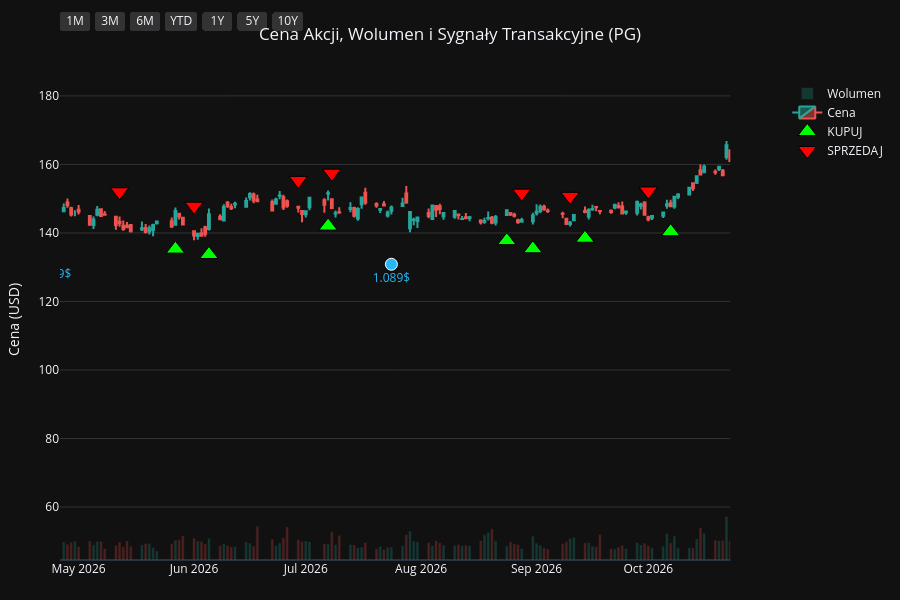
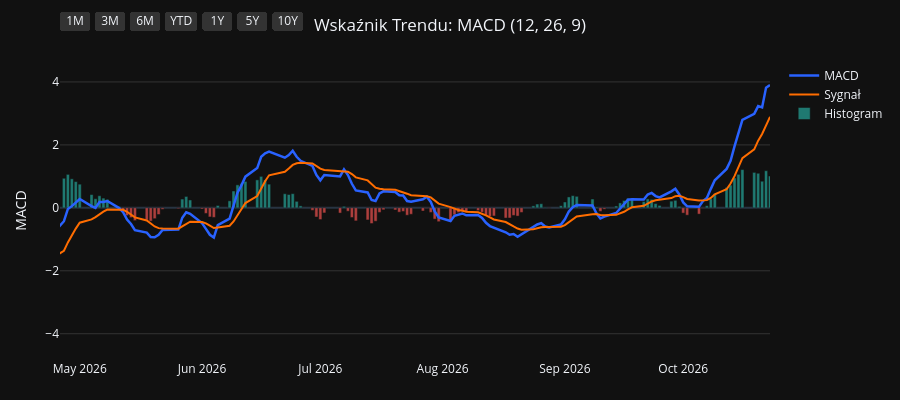
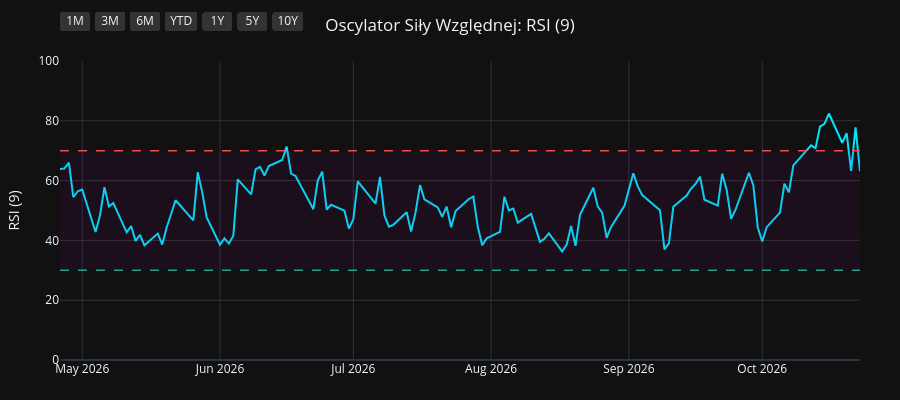
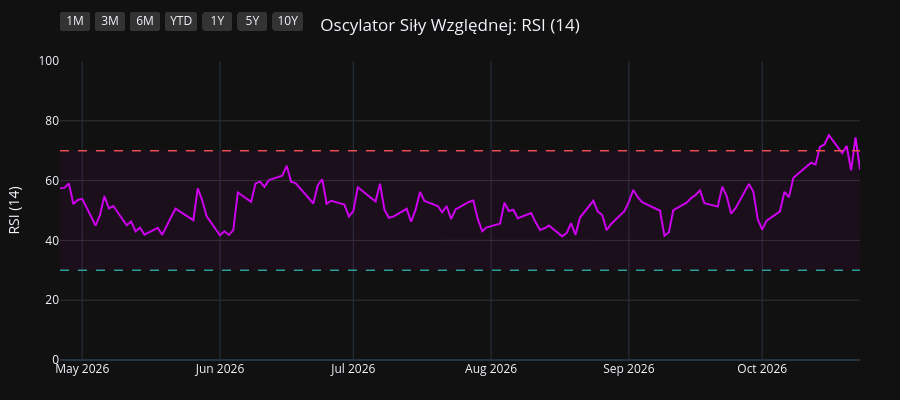

The code cell stored with these charts, in order, in its notebook:
### Code cell
import os
import yfinance as yf
import pandas as pd
import pandas_ta as ta
import plotly.graph_objects as go
from plotly.subplots import make_subplots

# 1. Pobranie i przygotowanie danych
symbol = os.environ.get("STOCK_TICKER", "").strip().upper()
if not symbol:
    raise RuntimeError("Set STOCK_TICKER before running price_extractor.ipynb")
df = yf.Ticker(symbol).history(period="10y")
df.index = df.index.tz_localize(None)

# Wskaźniki i sygnały
df.ta.macd(fast=12, slow=26, signal=9, append=True)
df.ta.rsi(length=9, append=True)
df.ta.rsi(length=14, append=True)
df.ta.rsi(length=21, append=True)
df.dropna(inplace=True)

macd = df['MACD_12_26_9']
signal = df['MACDs_12_26_9']
wczorajszy_macd = macd.shift(1)
wczorajszy_signal = signal.shift(1)

df['Decyzja'] = 'BRAK'
df.loc[(macd > signal) & (wczorajszy_macd <= wczorajszy_signal), 'Decyzja'] = 'KUPUJ'
df.loc[(macd < signal) & (wczorajszy_macd >= wczorajszy_signal), 'Decyzja'] = 'SPRZEDAJ'

df_kupuj = df[df['Decyzja'] == 'KUPUJ']
df_sprzedaj = df[df['Decyzja'] == 'SPRZEDAJ']
df_dywidendy = df[df['Dividends'] > 0]
df_splity = df[df['Stock Splits'] > 0]

# Wspólna konfiguracja osi X
konfiguracja_osi_x = dict(
    type="date",
    showspikes=True, spikemode="across", spikesnap="cursor", spikedash="dot", spikecolor="#ffffff", spikethickness=1, hoverformat="%Y-%m-%d",
    rangeselector=dict(
        buttons=list([
            dict(count=1, label="1M", step="month", stepmode="backward"),
            dict(count=3, label="3M", step="month", stepmode="backward"),
            dict(count=6, label="6M", step="month", stepmode="backward"),
            dict(count=1, label="YTD", step="year", stepmode="todate"),
            dict(count=1, label="1Y", step="year", stepmode="backward"),
            dict(count=5, label="5Y", step="year", stepmode="backward"),
            dict(step="all", label="10Y")
        ]),
        bgcolor="#333333", activecolor="#2962ff", x=0, y=1.1
    )
)

# ==========================================
# WYKRES 1: CENA + WOLUMEN + SYGNAŁY
# ==========================================
fig1 = make_subplots(specs=[[{"secondary_y": True}]])

kolory_wolumenu = ['#26a69a' if row['Close'] >= row['Open'] else '#ef5350' for index, row in df.iterrows()]
fig1.add_trace(go.Bar(x=df.index, y=df['Volume'], marker_color=kolory_wolumenu, opacity=0.25, name='Wolumen'), secondary_y=True)
fig1.add_trace(go.Candlestick(x=df.index, open=df['Open'], high=df['High'], low=df['Low'], close=df['Close'], name='Cena', increasing_line_color='#26a69a', decreasing_line_color='#ef5350'), secondary_y=False)
fig1.add_trace(go.Scatter(x=df_kupuj.index, y=df_kupuj['Low'] * 0.95, customdata=df_kupuj[['Low', 'High']], mode='markers', marker=dict(symbol='triangle-up', size=16, color='#00ff00', line=dict(width=1, color='black')), name='KUPUJ', hovertemplate='KUPUJ<br>Najniższa: %{customdata[0]:.2f}<br>Najwyższa: %{customdata[1]:.2f}<extra></extra>'), secondary_y=False)
fig1.add_trace(go.Scatter(x=df_sprzedaj.index, y=df_sprzedaj['High'] * 1.05, customdata=df_sprzedaj[['Low', 'High']], mode='markers', marker=dict(symbol='triangle-down', size=16, color='#ff0000', line=dict(width=1, color='black')), name='SPRZEDAJ', hovertemplate='SPRZEDAJ<br>Najniższa: %{customdata[0]:.2f}<br>Najwyższa: %{customdata[1]:.2f}<extra></extra>'), secondary_y=False)

if not df_dywidendy.empty:
    fig1.add_trace(go.Scatter(x=df_dywidendy.index, y=df_dywidendy['Low'] * 0.90, mode='markers+text', marker=dict(symbol='circle', size=12, color='#29b6f6', line=dict(width=1, color='white')), text=df_dywidendy['Dividends'].apply(lambda x: f"{x}$"), textposition="bottom center", name='Dywidenda', showlegend=False, hovertemplate='Dywidenda: %{text}<extra></extra>', textfont=dict(color="#29b6f6")), secondary_y=False)
if not df_splity.empty:
                    fig1.add_trace(go.Scatter(x=df_splity.index, y=df_splity['High'], mode='markers+text', marker=dict(symbol='star', size=16, color='#ffee58', line=dict(width=1, color='black')), text=df_splity['Stock Splits'].apply(lambda x: f"{x:g}:1" if x >= 1 else f"1:{1 / x:g}"), textposition="top center", name='Split', hovertemplate='%{text}<extra></extra>', textfont=dict(color="#ffee58")), secondary_y=False)

fig1.update_layout(title=dict(text=f"Cena Akcji, Wolumen i Sygnały Transakcyjne ({symbol})", x=0.5, xanchor='center'), dragmode='pan', xaxis_rangeslider_visible=False, template='plotly_dark', height=600, hovermode='x unified', margin=dict(l=60, r=40, t=60, b=40))
fig1.update_xaxes(**konfiguracja_osi_x)
fig1.update_xaxes(range=[df.index.max() - pd.Timedelta(days=180), df.index.max()])
fig1.update_yaxes(title_text="Cena (USD)", secondary_y=False, gridcolor='#333333')
fig1.update_yaxes(range=[0, df['Volume'].max() * 4], showgrid=False, showticklabels=False, secondary_y=True)
fig1.show(config={'scrollZoom': True})

# ==========================================
# WYKRES 2: WSKAŹNIK MACD
# ==========================================
fig2 = go.Figure()
fig2.add_trace(go.Scatter(x=df.index, y=df['MACD_12_26_9'], line=dict(color='#2962ff', width=2.5), name='MACD'))
fig2.add_trace(go.Scatter(x=df.index, y=df['MACDs_12_26_9'], line=dict(color='#ff6d00', width=2), name='Sygnał'))
kolory_macd = ['#26a69a' if val >= 0 else '#ef5350' for val in df['MACDh_12_26_9']]
fig2.add_trace(go.Bar(x=df.index, y=df['MACDh_12_26_9'], marker_color=kolory_macd, name='Histogram', opacity=0.7))
fig2.update_layout(title=dict(text="Wskaźnik Trendu: MACD (12, 26, 9)", x=0.5, xanchor='center'), dragmode='pan', xaxis_rangeslider_visible=False, template='plotly_dark', height=400, hovermode='x unified', margin=dict(l=60, r=40, t=60, b=40))
fig2.update_xaxes(**konfiguracja_osi_x)
fig2.update_xaxes(range=[df.index.max() - pd.Timedelta(days=180), df.index.max()])
fig2.update_yaxes(title_text="MACD", gridcolor='#333333')
fig2.show(config={'scrollZoom': True})

# ==========================================
# WYKRES 3: OSCYLATOR RSI (9)
# ==========================================
fig3 = go.Figure()
fig3.add_trace(go.Scatter(x=df.index, y=df['RSI_9'], line=dict(color='#00e5ff', width=2), name='RSI (9)'))
fig3.add_hline(y=70, line_dash="dash", line_color="#ef5350", line_width=1.5)
fig3.add_hline(y=30, line_dash="dash", line_color="#26a69a", line_width=1.5)
fig3.add_hrect(y0=30, y1=70, line_width=0, fillcolor="purple", opacity=0.1)
fig3.update_layout(title=dict(text="Oscylator Siły Względnej: RSI (9)", x=0.5, xanchor='center'), dragmode='pan', xaxis_rangeslider_visible=False, template='plotly_dark', height=400, hovermode='x unified', margin=dict(l=60, r=40, t=60, b=40))
fig3.update_xaxes(**konfiguracja_osi_x)
fig3.update_xaxes(range=[df.index.max() - pd.Timedelta(days=180), df.index.max()])
fig3.update_yaxes(title_text="RSI (9)", range=[0, 100], gridcolor='#333333')
fig3.show(config={'scrollZoom': True})

# ==========================================
# WYKRES 4: OSCYLATOR RSI (14)
# ==========================================
fig4 = go.Figure()
fig4.add_trace(go.Scatter(x=df.index, y=df['RSI_14'], line=dict(color='#d500f9', width=2), name='RSI (14)'))
fig4.add_hline(y=70, line_dash="dash", line_color="#ef5350", line_width=1.5)
fig4.add_hline(y=30, line_dash="dash", line_color="#26a69a", line_width=1.5)
fig4.add_hrect(y0=30, y1=70, line_width=0, fillcolor="purple", opacity=0.1)
fig4.update_layout(title=dict(text="Oscylator Siły Względnej: RSI (14)", x=0.5, xanchor='center'), dragmode='pan', xaxis_rangeslider_visible=False, template='plotly_dark', height=400, hovermode='x unified', margin=dict(l=60, r=40, t=60, b=40))
fig4.update_xaxes(**konfiguracja_osi_x)
fig4.update_xaxes(range=[df.index.max() - pd.Timedelta(days=180), df.index.max()])
fig4.update_yaxes(title_text="RSI (14)", range=[0, 100], gridcolor='#333333')
fig4.show(config={'scrollZoom': True})

# ==========================================
# WYKRES 5: OSCYLATOR RSI (21)
# ==========================================
fig5 = go.Figure()
fig5.add_trace(go.Scatter(x=df.index, y=df['RSI_21'], line=dict(color='#64dd17', width=2), name='RSI (21)'))
fig5.add_hline(y=70, line_dash="dash", line_color="#ef5350", line_width=1.5)
fig5.add_hline(y=30, line_dash="dash", line_color="#26a69a", line_width=1.5)
fig5.add_hrect(y0=30, y1=70, line_width=0, fillcolor="purple", opacity=0.1)
fig5.update_layout(title=dict(text="Oscylator Siły Względnej: RSI (21)", x=0.5, xanchor='center'), dragmode='pan', xaxis_rangeslider_visible=False, template='plotly_dark', height=400, hovermode='x unified', margin=dict(l=60, r=40, t=60, b=40))
fig5.update_xaxes(**konfiguracja_osi_x)
fig5.update_xaxes(range=[df.index.max() - pd.Timedelta(days=180), df.index.max()])
fig5.update_yaxes(title_text="RSI (21)", range=[0, 100], gridcolor='#333333')
fig5.show(config={'scrollZoom': True})

### Figure 1 — Plotly figure (JSON) as saved in the notebook; plotly's stock layout.template omitted (floating-point values rounded to 4 significant figures; data arrays with more than 128 entries replaced by an {"elided": "..."} marker saying what was removed)
{"data": [{"marker": {"color": {"elided": "2481 str values"}}, "name": "Wolumen", "opacity": 0.25, "type": "bar", "x": {"elided": "2481 str values"}, "xaxis": "x", "y": {"elided": "2481 int values"}, "yaxis": "y2"}, {"close": {"elided": "2481 float values"}, "decreasing": {"line": {"color": "#ef5350"}}, "high": {"elided": "2481 float values"}, "increasing": {"line": {"color": "#26a69a"}}, "low": {"elided": "2481 float values"}, "name": "Cena", "open": {"elided": "2481 float values"}, "type": "candlestick", "x": {"elided": "2481 str values"}, "xaxis": "x", "yaxis": "y"}, {"customdata": {"elided": "103x2 float values"}, "hovertemplate": "KUPUJ<br>Najniższa: %{customdata[0]:.2f}<br>Najwyższa: %{customdata[1]:.2f}<extra></extra>", "marker": {"color": "#00ff00", "line": {"color": "black", "width": 1}, "size": 16, "symbol": "triangle-up"}, "mode": "markers", "name": "KUPUJ", "type": "scatter", "x": ["2017-01-17T00:00:00", "2017-02-15T00:00:00", "2017-04-18T00:00:00", "2017-04-25T00:00:00", "2017-05-19T00:00:00", "2017-07-18T00:00:00", "2017-09-20T00:00:00", "2017-10-13T00:00:00", "2017-11-08T00:00:00", "2018-01-22T00:00:00", "2018-02-20T00:00:00", "2018-02-22T00:00:00", "2018-03-02T00:00:00", "2018-03-28T00:00:00", "2018-05-09T00:00:00", "2018-07-27T00:00:00", "2018-08-16T00:00:00", "2018-09-19T00:00:00", "2018-10-19T00:00:00", "2018-12-14T00:00:00", "2019-01-18T00:00:00", "2019-01-23T00:00:00", "2019-03-14T00:00:00", "2019-04-08T00:00:00", "2019-04-15T00:00:00", "2019-05-16T00:00:00", "2019-06-07T00:00:00", "2019-07-03T00:00:00", "2019-07-30T00:00:00", "2019-08-16T00:00:00", "2019-08-27T00:00:00", "2019-09-26T00:00:00", "2019-10-23T00:00:00", "2019-11-19T00:00:00", "2019-11-26T00:00:00", "2020-01-15T00:00:00", "2020-02-05T00:00:00", "2020-02-21T00:00:00", "2020-03-30T00:00:00", "2020-05-28T00:00:00", "2020-07-01T00:00:00", "2020-08-25T00:00:00", "2020-10-06T00:00:00", "2020-11-06T00:00:00", "2020-11-12T00:00:00", "2020-12-17T00:00:00", "2021-02-10T00:00:00", "2021-03-08T00:00:00", "2021-05-10T00:00:00", "2021-06-28T00:00:00", "2021-08-13T00:00:00", "2021-09-14T00:00:00", "2021-10-11T00:00:00", "2021-10-26T00:00:00", "2021-12-06T00:00:00", "2022-02-03T00:00:00", "2022-03-18T00:00:00", "2022-06-02T00:00:00", "2022-06-23T00:00:00", "2022-07-25T00:00:00", "2022-08-03T00:00:00", "2022-10-17T00:00:00", "2023-02-17T00:00:00", "2023-04-21T00:00:00", "2023-06-13T00:00:00", "2023-07-20T00:00:00", "2023-09-18T00:00:00", "2023-10-16T00:00:00", "2023-11-30T00:00:00", "2023-12-28T00:00:00", "2024-02-23T00:00:00", "2024-04-19T00:00:00", "2024-06-10T00:00:00", "2024-06-18T00:00:00", "2024-07-17T00:00:00", "2024-08-05T00:00:00", "2024-08-20T00:00:00", "2024-08-30T00:00:00", "2024-10-15T00:00:00", "2024-11-13T00:00:00", "2025-01-22T00:00:00", "2025-02-21T00:00:00", "2025-04-01T00:00:00", "2025-04-14T00:00:00", "2025-05-15T00:00:00", "2025-07-02T00:00:00", "2025-07-22T00:00:00", "2025-08-11T00:00:00", "2025-09-17T00:00:00", "2025-10-20T00:00:00", "2025-11-13T00:00:00", "2025-11-18T00:00:00", "2025-12-16T00:00:00", "2026-01-12T00:00:00", "2026-02-23T00:00:00", "2026-04-08T00:00:00", "2026-05-27T00:00:00", "2026-06-05T00:00:00", "2026-07-07T00:00:00", "2026-08-24T00:00:00", "2026-08-31T00:00:00", "2026-09-14T00:00:00", "2026-10-07T00:00:00"], "xaxis": "x", "y": [61.15, 66.0, 66.39, 66.25, 63.44, 64.76, 70.02, 69.1, 65.26, 68.77, 61.42, 60.74, 59.41, 59.06, 54.85, 61.31, 63.51, 64.63, 66.05, 74.74, 71.42, 73.46, 79.02, 81.2, 82.21, 84.21, 85.12, 88.36, 94.47, 93.51, 95.25, 98.23, 97.5, 96.94, 96.36, 100.0, 101.0, 101.4, 88.71, 93.11, 96.36, 112.4, 113.2, 116.8, 115.7, 113.1, 105.6, 103.4, 112.7, 111.9, 119.2, 121.1, 118.4, 118.7, 126.3, 136.6, 125.3, 121.2, 118.1, 121.9, 120.5, 107.7, 118.4, 134.8, 125.9, 130.0, 134.8, 127.7, 132.6, 128.1, 142.4, 137.4, 148.6, 149.4, 149.7, 150.0, 151.3, 152.7, 155.6, 150.0, 148.9, 151.1, 154.0, 151.0, 145.5, 146.5, 143.0, 141.5, 146.2, 139.6, 137.2, 135.2, 134.4, 131.7, 150.0, 132.8, 135.3, 133.7, 142.0, 137.8, 135.4, 138.5, 140.4], "yaxis": "y"}, {"customdata": {"elided": "103x2 float values"}, "hovertemplate": "SPRZEDAJ<br>Najniższa: %{customdata[0]:.2f}<br>Najwyższa: %{customdata[1]:.2f}<extra></extra>", "marker": {"color": "#ff0000", "line": {"color": "black", "width": 1}, "size": 16, "symbol": "triangle-down"}, "mode": "markers", "name": "SPRZEDAJ", "type": "scatter", "x": ["2017-01-10T00:00:00", "2017-02-14T00:00:00", "2017-03-02T00:00:00", "2017-04-21T00:00:00", "2017-04-26T00:00:00", "2017-06-27T00:00:00", "2017-08-23T00:00:00", "2017-09-21T00:00:00", "2017-10-20T00:00:00", "2018-01-02T00:00:00", "2018-01-23T00:00:00", "2018-02-21T00:00:00", "2018-03-01T00:00:00", "2018-03-22T00:00:00", "2018-04-19T00:00:00", "2018-07-19T00:00:00", "2018-08-10T00:00:00", "2018-08-23T00:00:00", "2018-09-25T00:00:00", "2018-11-20T00:00:00", "2018-12-17T00:00:00", "2019-01-22T00:00:00", "2019-02-25T00:00:00", "2019-04-04T00:00:00", "2019-04-10T00:00:00", "2019-04-23T00:00:00", "2019-05-22T00:00:00", "2019-06-27T00:00:00", "2019-07-23T00:00:00", "2019-08-05T00:00:00", "2019-08-23T00:00:00", "2019-09-10T00:00:00", "2019-10-02T00:00:00", "2019-11-05T00:00:00", "2019-11-22T00:00:00", "2019-12-23T00:00:00", "2020-01-31T00:00:00", "2020-02-11T00:00:00", "2020-02-24T00:00:00", "2020-04-29T00:00:00", "2020-06-24T00:00:00", "2020-08-19T00:00:00", "2020-08-26T00:00:00", "2020-10-22T00:00:00", "2020-11-09T00:00:00", "2020-11-18T00:00:00", "2021-01-13T00:00:00", "2021-02-26T00:00:00", "2021-04-14T00:00:00", "2021-05-27T00:00:00", "2021-08-11T00:00:00", "2021-08-23T00:00:00", "2021-09-16T00:00:00", "2021-10-21T00:00:00", "2021-11-30T00:00:00", "2022-01-06T00:00:00", "2022-02-07T00:00:00", "2022-05-02T00:00:00", "2022-06-09T00:00:00", "2022-07-20T00:00:00", "2022-07-29T00:00:00", "2022-08-24T00:00:00", "2022-12-15T00:00:00", "2023-04-18T00:00:00", "2023-05-04T00:00:00", "2023-07-11T00:00:00", "2023-08-14T00:00:00", "2023-09-20T00:00:00", "2023-11-20T00:00:00", "2023-12-05T00:00:00", "2024-02-12T00:00:00", "2024-02-26T00:00:00", "2024-05-23T00:00:00", "2024-06-12T00:00:00", "2024-06-25T00:00:00", "2024-07-30T00:00:00", "2024-08-15T00:00:00", "2024-08-28T00:00:00", "2024-09-18T00:00:00", "2024-10-23T00:00:00", "2024-12-09T00:00:00", "2025-02-18T00:00:00", "2025-03-12T00:00:00", "2025-04-04T00:00:00", "2025-04-24T00:00:00", "2025-06-06T00:00:00", "2025-07-09T00:00:00", "2025-07-31T00:00:00", "2025-09-15T00:00:00", "2025-09-18T00:00:00", "2025-11-04T00:00:00", "2025-11-17T00:00:00", "2025-12-04T00:00:00", "2026-01-05T00:00:00", "2026-02-19T00:00:00", "2026-03-03T00:00:00", "2026-05-12T00:00:00", "2026-06-01T00:00:00", "2026-06-29T00:00:00", "2026-07-08T00:00:00", "2026-08-28T00:00:00", "2026-09-10T00:00:00", "2026-10-01T00:00:00"], "xaxis": "x", "y": [68.04, 71.65, 74.39, 73.07, 73.66, 73.13, 76.43, 77.95, 74.76, 76.4, 75.54, 68.5, 66.39, 64.91, 63.99, 67.53, 69.72, 71.29, 71.98, 80.69, 83.02, 79.56, 87.1, 89.89, 91.05, 90.91, 93.48, 96.29, 102.0, 102.2, 105.6, 106.5, 108.7, 105.8, 106.7, 111.3, 113.0, 112.4, 112.6, 105.7, 105.7, 122.9, 125.6, 129.4, 133.2, 128.8, 125.1, 115.7, 123.8, 126.9, 132.3, 134.2, 134.1, 131.2, 138.0, 153.5, 151.6, 152.2, 138.0, 135.5, 134.7, 139.2, 144.7, 145.3, 151.0, 143.7, 152.8, 150.2, 147.5, 149.0, 154.9, 158.4, 166.2, 165.8, 167.0, 161.5, 168.8, 170.3, 175.0, 170.3, 173.9, 166.9, 173.0, 174.8, 163.1, 167.4, 160.3, 155.0, 161.7, 162.2, 153.6, 152.0, 151.4, 145.2, 165.5, 167.8, 152.0, 147.8, 155.3, 157.4, 151.6, 150.7, 152.2], "yaxis": "y"}, {"hovertemplate": "Dywidenda: %{text}<extra></extra>", "marker": {"color": "#29b6f6", "line": {"color": "white", "width": 1}, "size": 12, "symbol": "circle"}, "mode": "markers+text", "name": "Dywidenda", "showlegend": false, "text": ["0.67$", "0.69$", "0.69$", "0.69$", "0.69$", "0.717$", "0.717$", "0.717$", "0.717$", "0.746$", "0.746$", "0.746$", "0.746$", "0.791$", "0.791$", "0.791$", "0.791$", "0.87$", "0.87$", "0.87$", "0.87$", "0.913$", "0.913$", "0.913$", "0.913$", "0.941$", "0.941$", "0.941$", "0.941$", "1.007$", "1.007$", "1.007$", "1.007$", "1.057$", "1.057$", "1.057$", "1.057$", "1.089$", "1.089$"], "textfont": {"color": "#29b6f6"}, "textposition": "bottom center", "type": "scatter", "x": ["2017-01-18T00:00:00", "2017-04-19T00:00:00", "2017-07-19T00:00:00", "2017-10-19T00:00:00", "2018-01-18T00:00:00", "2018-04-19T00:00:00", "2018-07-19T00:00:00", "2018-10-18T00:00:00", "2019-01-17T00:00:00", "2019-04-17T00:00:00", "2019-07-18T00:00:00", "2019-10-17T00:00:00", "2020-01-23T00:00:00", "2020-04-23T00:00:00", "2020-07-23T00:00:00", "2020-10-22T00:00:00", "2021-01-21T00:00:00", "2021-04-22T00:00:00", "2021-07-22T00:00:00", "2021-10-21T00:00:00", "2022-01-20T00:00:00", "2022-04-21T00:00:00", "2022-07-21T00:00:00", "2022-10-20T00:00:00", "2023-01-19T00:00:00", "2023-04-20T00:00:00", "2023-07-20T00:00:00", "2023-10-19T00:00:00", "2024-01-18T00:00:00", "2024-04-18T00:00:00", "2024-07-19T00:00:00", "2024-10-18T00:00:00", "2025-01-24T00:00:00", "2025-04-21T00:00:00", "2025-07-18T00:00:00", "2025-10-24T00:00:00", "2026-01-23T00:00:00", "2026-04-24T00:00:00", "2026-07-24T00:00:00"], "xaxis": "x", "y": [58.89, 62.78, 61.93, 64.92, 64.36, 53.75, 56.93, 58.99, 67.15, 78.85, 86.48, 88.36, 94.3, 90.63, 97.04, 109.6, 102.0, 105.4, 108.2, 110.8, 128.2, 130.8, 112.6, 103.4, 116.8, 124.3, 123.2, 123.2, 123.7, 132.2, 142.5, 144.5, 140.8, 142.7, 134.3, 133.4, 132.8, 131.9, 130.9], "yaxis": "y"}], "layout": {"dragmode": "pan", "height": 600, "hovermode": "x unified", "margin": {"b": 40, "l": 60, "r": 40, "t": 60}, "title": {"text": "Cena Akcji, Wolumen i Sygnały Transakcyjne (PG)", "x": 0.5, "xanchor": "center"}, "xaxis": {"anchor": "y", "domain": [0.0, 0.94], "hoverformat": "%Y-%m-%d", "range": ["2026-04-26T00:00:00", "2026-10-23T00:00:00"], "rangeselector": {"activecolor": "#2962ff", "bgcolor": "#333333", "buttons": [{"count": 1, "label": "1M", "step": "month", "stepmode": "backward"}, {"count": 3, "label": "3M", "step": "month", "stepmode": "backward"}, {"count": 6, "label": "6M", "step": "month", "stepmode": "backward"}, {"count": 1, "label": "YTD", "step": "year", "stepmode": "todate"}, {"count": 1, "label": "1Y", "step": "year", "stepmode": "backward"}, {"count": 5, "label": "5Y", "step": "year", "stepmode": "backward"}, {"label": "10Y", "step": "all"}], "x": 0, "y": 1.1}, "rangeslider": {"visible": false}, "showspikes": true, "spikecolor": "#ffffff", "spikedash": "dot", "spikemode": "across", "spikesnap": "cursor", "spikethickness": 1, "type": "date"}, "yaxis": {"anchor": "x", "domain": [0.0, 1.0], "gridcolor": "#333333", "title": {"text": "Cena (USD)"}}, "yaxis2": {"anchor": "x", "overlaying": "y", "range": [0, 242483600], "showgrid": false, "showticklabels": false, "side": "right"}}}

### Figure 2 — Plotly figure (JSON) as saved in the notebook; plotly's stock layout.template omitted (floating-point values rounded to 4 significant figures; data arrays with more than 128 entries replaced by an {"elided": "..."} marker saying what was removed)
{"data": [{"line": {"color": "#2962ff", "width": 2.5}, "name": "MACD", "type": "scatter", "x": {"elided": "2481 str values"}, "y": {"elided": "2481 float values"}}, {"line": {"color": "#ff6d00", "width": 2}, "name": "Sygnał", "type": "scatter", "x": {"elided": "2481 str values"}, "y": {"elided": "2481 float values"}}, {"marker": {"color": {"elided": "2481 str values"}}, "name": "Histogram", "opacity": 0.7, "type": "bar", "x": {"elided": "2481 str values"}, "y": {"elided": "2481 float values"}}], "layout": {"dragmode": "pan", "height": 400, "hovermode": "x unified", "margin": {"b": 40, "l": 60, "r": 40, "t": 60}, "title": {"text": "Wskaźnik Trendu: MACD (12, 26, 9)", "x": 0.5, "xanchor": "center"}, "xaxis": {"hoverformat": "%Y-%m-%d", "range": ["2026-04-26T00:00:00", "2026-10-23T00:00:00"], "rangeselector": {"activecolor": "#2962ff", "bgcolor": "#333333", "buttons": [{"count": 1, "label": "1M", "step": "month", "stepmode": "backward"}, {"count": 3, "label": "3M", "step": "month", "stepmode": "backward"}, {"count": 6, "label": "6M", "step": "month", "stepmode": "backward"}, {"count": 1, "label": "YTD", "step": "year", "stepmode": "todate"}, {"count": 1, "label": "1Y", "step": "year", "stepmode": "backward"}, {"count": 5, "label": "5Y", "step": "year", "stepmode": "backward"}, {"label": "10Y", "step": "all"}], "x": 0, "y": 1.1}, "rangeslider": {"visible": false}, "showspikes": true, "spikecolor": "#ffffff", "spikedash": "dot", "spikemode": "across", "spikesnap": "cursor", "spikethickness": 1, "type": "date"}, "yaxis": {"gridcolor": "#333333", "title": {"text": "MACD"}}}}

### Figure 3 — Plotly figure (JSON) as saved in the notebook; plotly's stock layout.template omitted (floating-point values rounded to 4 significant figures; data arrays with more than 128 entries replaced by an {"elided": "..."} marker saying what was removed)
{"data": [{"line": {"color": "#00e5ff", "width": 2}, "name": "RSI (9)", "type": "scatter", "x": {"elided": "2481 str values"}, "y": {"elided": "2481 float values"}}], "layout": {"dragmode": "pan", "height": 400, "hovermode": "x unified", "margin": {"b": 40, "l": 60, "r": 40, "t": 60}, "shapes": [{"line": {"color": "#ef5350", "dash": "dash", "width": 1.5}, "type": "line", "x0": 0, "x1": 1, "xref": "x domain", "y0": 70, "y1": 70, "yref": "y"}, {"line": {"color": "#26a69a", "dash": "dash", "width": 1.5}, "type": "line", "x0": 0, "x1": 1, "xref": "x domain", "y0": 30, "y1": 30, "yref": "y"}, {"fillcolor": "purple", "line": {"width": 0}, "opacity": 0.1, "type": "rect", "x0": 0, "x1": 1, "xref": "x domain", "y0": 30, "y1": 70, "yref": "y"}], "title": {"text": "Oscylator Siły Względnej: RSI (9)", "x": 0.5, "xanchor": "center"}, "xaxis": {"hoverformat": "%Y-%m-%d", "range": ["2026-04-26T00:00:00", "2026-10-23T00:00:00"], "rangeselector": {"activecolor": "#2962ff", "bgcolor": "#333333", "buttons": [{"count": 1, "label": "1M", "step": "month", "stepmode": "backward"}, {"count": 3, "label": "3M", "step": "month", "stepmode": "backward"}, {"count": 6, "label": "6M", "step": "month", "stepmode": "backward"}, {"count": 1, "label": "YTD", "step": "year", "stepmode": "todate"}, {"count": 1, "label": "1Y", "step": "year", "stepmode": "backward"}, {"count": 5, "label": "5Y", "step": "year", "stepmode": "backward"}, {"label": "10Y", "step": "all"}], "x": 0, "y": 1.1}, "rangeslider": {"visible": false}, "showspikes": true, "spikecolor": "#ffffff", "spikedash": "dot", "spikemode": "across", "spikesnap": "cursor", "spikethickness": 1, "type": "date"}, "yaxis": {"gridcolor": "#333333", "range": [0, 100], "title": {"text": "RSI (9)"}}}}

### Figure 4 — Plotly figure (JSON) as saved in the notebook; plotly's stock layout.template omitted (floating-point values rounded to 4 significant figures; data arrays with more than 128 entries replaced by an {"elided": "..."} marker saying what was removed)
{"data": [{"line": {"color": "#d500f9", "width": 2}, "name": "RSI (14)", "type": "scatter", "x": {"elided": "2481 str values"}, "y": {"elided": "2481 float values"}}], "layout": {"dragmode": "pan", "height": 400, "hovermode": "x unified", "margin": {"b": 40, "l": 60, "r": 40, "t": 60}, "shapes": [{"line": {"color": "#ef5350", "dash": "dash", "width": 1.5}, "type": "line", "x0": 0, "x1": 1, "xref": "x domain", "y0": 70, "y1": 70, "yref": "y"}, {"line": {"color": "#26a69a", "dash": "dash", "width": 1.5}, "type": "line", "x0": 0, "x1": 1, "xref": "x domain", "y0": 30, "y1": 30, "yref": "y"}, {"fillcolor": "purple", "line": {"width": 0}, "opacity": 0.1, "type": "rect", "x0": 0, "x1": 1, "xref": "x domain", "y0": 30, "y1": 70, "yref": "y"}], "title": {"text": "Oscylator Siły Względnej: RSI (14)", "x": 0.5, "xanchor": "center"}, "xaxis": {"hoverformat": "%Y-%m-%d", "range": ["2026-04-26T00:00:00", "2026-10-23T00:00:00"], "rangeselector": {"activecolor": "#2962ff", "bgcolor": "#333333", "buttons": [{"count": 1, "label": "1M", "step": "month", "stepmode": "backward"}, {"count": 3, "label": "3M", "step": "month", "stepmode": "backward"}, {"count": 6, "label": "6M", "step": "month", "stepmode": "backward"}, {"count": 1, "label": "YTD", "step": "year", "stepmode": "todate"}, {"count": 1, "label": "1Y", "step": "year", "stepmode": "backward"}, {"count": 5, "label": "5Y", "step": "year", "stepmode": "backward"}, {"label": "10Y", "step": "all"}], "x": 0, "y": 1.1}, "rangeslider": {"visible": false}, "showspikes": true, "spikecolor": "#ffffff", "spikedash": "dot", "spikemode": "across", "spikesnap": "cursor", "spikethickness": 1, "type": "date"}, "yaxis": {"gridcolor": "#333333", "range": [0, 100], "title": {"text": "RSI (14)"}}}}
